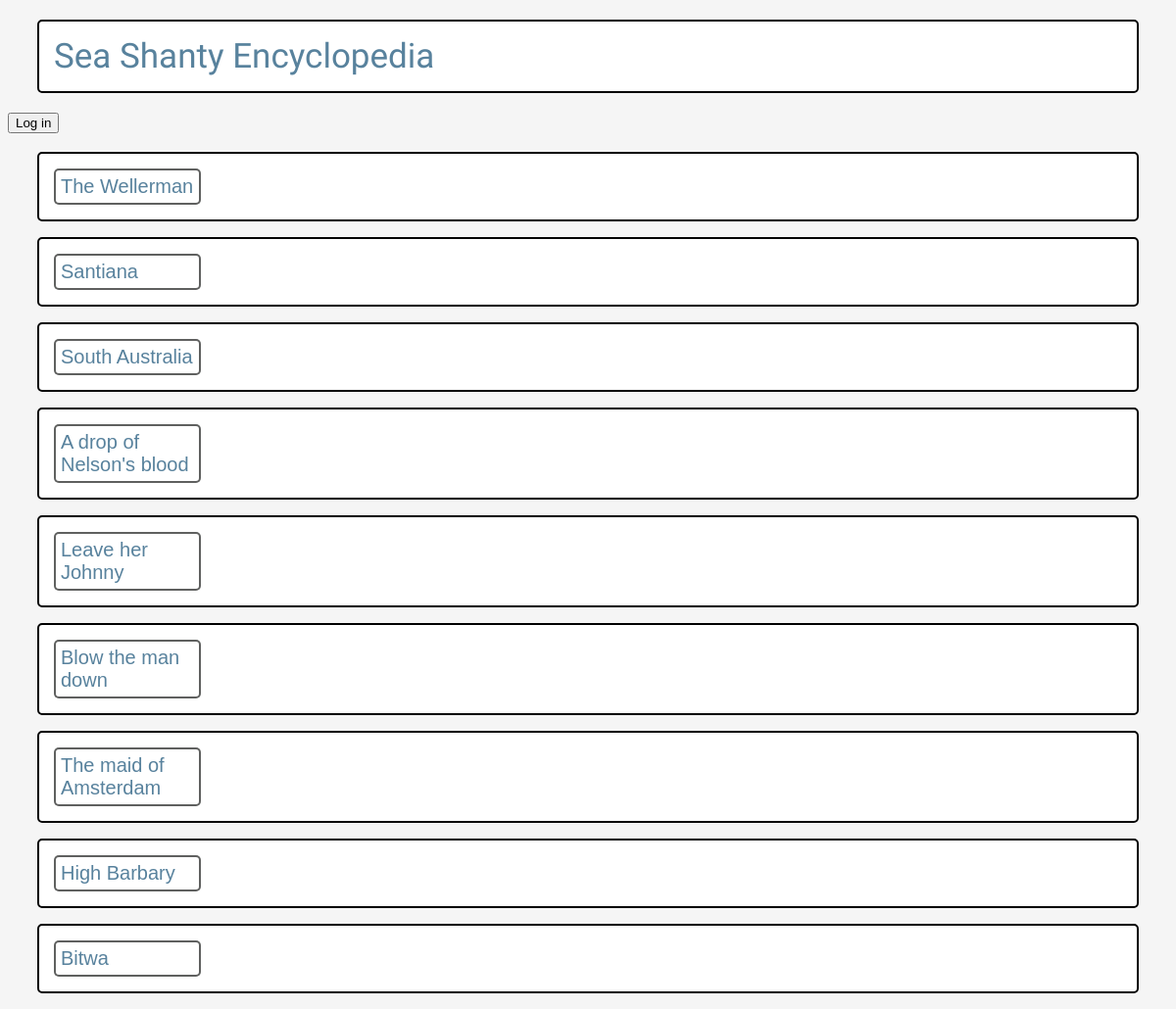
The page / on the database its author committed.
### SHE.py (models this page shows)
class Seashanty(db.Model):
    __tablename__ = 'seashanties'
    ID = db.Column(db.Integer, primary_key=True)
    Name = db.Column(db.Text,)
    Alternative_Names = db.Column(db.Text)
    Country_Origin = db.Column(db.ForeignKey('Countries.Name'))
    Language = db.Column(db.ForeignKey('Language.Name'))
    Description = db.Column(db.Text)
    Lyrics = db.Column(db.Text)
    AudioSource = db.Column(db.Text)
    Country = db.relationship('Country', primaryjoin='Seashanty.Country_Origin == Country.Name', backref='seashanties')
    Language1 = db.relationship('Language', primaryjoin='Seashanty.Language == Language.Name', backref='seashanties')

### SHE.py (the view, shortened to what this page needs)
@app.route('/', methods=["GET","POST"])
def home():
    shantys = None
    return render_template("home.html", shantys = Seashanty.query.all())  # Return the html template

### templates/home.html (shortened to what this page needs)
<!DOCTYPE html>
<html>
  <head>
    <link rel="stylesheet" href="/static/style.css">
  </head>
  <body>
    <p class="title entry">Sea Shanty Encyclopedia   </p>
    {% if session.admin =='yes'%}
     <p></p>
    {% else %}
    <form method="" action="/login">
      <input type="submit" value="Log in">
    </form>
    {% endif %}
    <br>
    {% for shanty in shantys %}
    <div class="entry collapsed">
      <button class="btn">{{shanty.Name}}</button>
    </div>
    {% endfor %}
  </body>
</html>

### static/style.css (style rules this page uses)
:root { --c1: #DCDCDD; --c2: #2A2B2A; --c3: #58829D; --c4: #F5F5F5; }
body { background-color: var(--c4); font-family: Hind; color: var(--c3); }
.title { font-size: 35px; margin: 20px; }
.btn { border: solid; border-width: 2px; border-radius: 5px; font-size: 20px; border-color: rgba(42, 43, 42, 0.75); padding: 5px; width: 150px; text-align: left; text-decoration: none; outline: none; color:var(--c3); background-color:white; }
.entry { margin-left: 30px; margin-right: 30px; padding: 15px; border-style: solid; border-radius: 5px; border-color: black; border-width: 2px; background-color:white; }

### rows shown on the page
Seashanty: Name "The Wellerman"
Seashanty: Name "Santiana"
Seashanty: Name "South Australia"
Seashanty: Name "A drop of Nelson's blood"
Seashanty: Name "Leave her Johnny"
Seashanty: Name "Blow the man down"
Seashanty: Name "The maid of Amsterdam"
Seashanty: Name "High Barbary"
Seashanty: Name "Bitwa"
